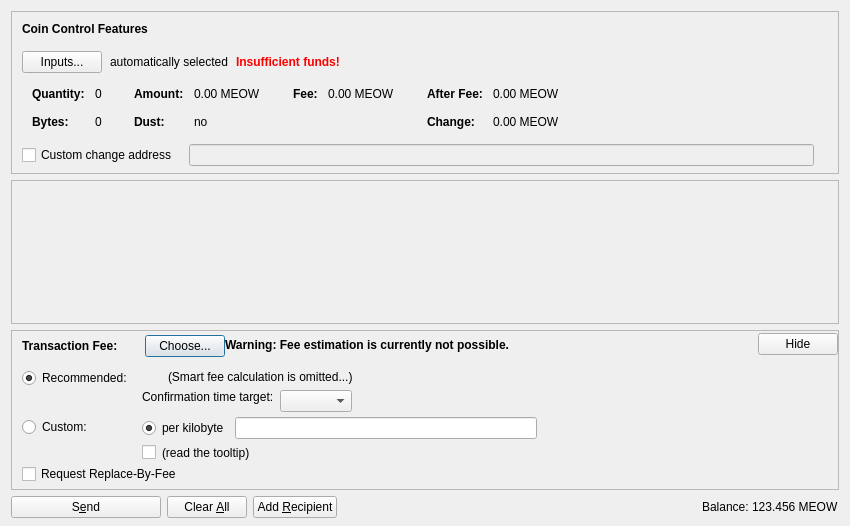
<?xml version="1.0" encoding="UTF-8"?>
<ui version="4.0">
 <class>SendCoinsDialog</class>
 <widget class="QDialog" name="SendCoinsDialog">
  <property name="geometry">
   <rect>
    <x>0</x>
    <y>0</y>
    <width>850</width>
    <height>526</height>
   </rect>
  </property>
  <property name="windowTitle">
   <string>Send Coins</string>
  </property>
  <layout class="QVBoxLayout" name="verticalLayout" stretch="0,1,0,0">
   <property name="bottomMargin">
    <number>8</number>
   </property>
   <item>
    <widget class="QFrame" name="frameCoinControl">
     <property name="sizePolicy">
      <sizepolicy hsizetype="Expanding" vsizetype="Expanding">
       <horstretch>0</horstretch>
       <verstretch>0</verstretch>
      </sizepolicy>
     </property>
     <property name="maximumSize">
      <size>
       <width>16777215</width>
       <height>16777215</height>
      </size>
     </property>
     <property name="frameShape">
      <enum>QFrame::StyledPanel</enum>
     </property>
     <property name="frameShadow">
      <enum>QFrame::Sunken</enum>
     </property>
     <layout class="QVBoxLayout" name="verticalLayoutCoinControl2">
      <property name="spacing">
       <number>0</number>
      </property>
      <property name="leftMargin">
       <number>0</number>
      </property>
      <property name="topMargin">
       <number>0</number>
      </property>
      <property name="rightMargin">
       <number>0</number>
      </property>
      <property name="bottomMargin">
       <number>6</number>
      </property>
      <item>
       <layout class="QVBoxLayout" name="verticalLayoutCoinControl" stretch="0,0,0,0,1">
        <property name="spacing">
         <number>0</number>
        </property>
        <property name="leftMargin">
         <number>10</number>
        </property>
        <property name="topMargin">
         <number>10</number>
        </property>
        <item>
         <layout class="QHBoxLayout" name="horizontalLayoutCoinControl1">
          <property name="bottomMargin">
           <number>15</number>
          </property>
          <item>
           <widget class="QLabel" name="labelCoinControlFeatures">
            <property name="sizePolicy">
             <sizepolicy hsizetype="Preferred" vsizetype="Maximum">
              <horstretch>0</horstretch>
              <verstretch>0</verstretch>
             </sizepolicy>
            </property>
            <property name="font">
             <font>
              <weight>75</weight>
              <bold>true</bold>
             </font>
            </property>
            <property name="styleSheet">
             <string notr="true">font-weight:bold;</string>
            </property>
            <property name="text">
             <string>Coin Control Features</string>
            </property>
           </widget>
          </item>
         </layout>
        </item>
        <item>
         <layout class="QHBoxLayout" name="horizontalLayoutCoinControl2" stretch="0,0,0,0">
          <property name="spacing">
           <number>8</number>
          </property>
          <property name="bottomMargin">
           <number>10</number>
          </property>
          <item>
           <widget class="QPushButton" name="pushButtonCoinControl">
            <property name="styleSheet">
             <string notr="true"/>
            </property>
            <property name="text">
             <string>Inputs...</string>
            </property>
            <property name="autoDefault">
             <bool>false</bool>
            </property>
           </widget>
          </item>
          <item>
           <widget class="QLabel" name="labelCoinControlAutomaticallySelected">
            <property name="text">
             <string>automatically selected</string>
            </property>
            <property name="margin">
             <number>5</number>
            </property>
           </widget>
          </item>
          <item>
           <widget class="QLabel" name="labelCoinControlInsuffFunds">
            <property name="font">
             <font>
              <weight>75</weight>
              <bold>true</bold>
             </font>
            </property>
            <property name="styleSheet">
             <string notr="true">color:red;font-weight:bold;</string>
            </property>
            <property name="text">
             <string>Insufficient funds!</string>
            </property>
            <property name="margin">
             <number>5</number>
            </property>
           </widget>
          </item>
          <item>
           <spacer name="horizontalSpacerCoinControl">
            <property name="orientation">
             <enum>Qt::Horizontal</enum>
            </property>
            <property name="sizeHint" stdset="0">
             <size>
              <width>40</width>
              <height>1</height>
             </size>
            </property>
           </spacer>
          </item>
         </layout>
        </item>
        <item>
         <widget class="QWidget" name="widgetCoinControl" native="true">
          <property name="sizePolicy">
           <sizepolicy hsizetype="Preferred" vsizetype="Preferred">
            <horstretch>0</horstretch>
            <verstretch>0</verstretch>
           </sizepolicy>
          </property>
          <property name="minimumSize">
           <size>
            <width>0</width>
            <height>0</height>
           </size>
          </property>
          <property name="styleSheet">
           <string notr="true"/>
          </property>
          <layout class="QHBoxLayout" name="horizontalLayoutCoinControl5">
           <property name="leftMargin">
            <number>0</number>
           </property>
           <property name="topMargin">
            <number>0</number>
           </property>
           <property name="rightMargin">
            <number>0</number>
           </property>
           <property name="bottomMargin">
            <number>0</number>
           </property>
           <item>
            <layout class="QHBoxLayout" name="horizontalLayoutCoinControl3" stretch="0,0,0,1">
             <property name="spacing">
              <number>20</number>
             </property>
             <property name="topMargin">
              <number>0</number>
             </property>
             <property name="bottomMargin">
              <number>10</number>
             </property>
             <item>
              <layout class="QFormLayout" name="formLayoutCoinControl1">
               <property name="horizontalSpacing">
                <number>10</number>
               </property>
               <property name="verticalSpacing">
                <number>14</number>
               </property>
               <property name="leftMargin">
                <number>10</number>
               </property>
               <property name="topMargin">
                <number>4</number>
               </property>
               <property name="rightMargin">
                <number>6</number>
               </property>
               <item row="0" column="0">
                <widget class="QLabel" name="labelCoinControlQuantityText">
                 <property name="font">
                  <font>
                   <weight>75</weight>
                   <bold>true</bold>
                  </font>
                 </property>
                 <property name="text">
                  <string>Quantity:</string>
                 </property>
                 <property name="margin">
                  <number>0</number>
                 </property>
                </widget>
               </item>
               <item row="0" column="1">
                <widget class="QLabel" name="labelCoinControlQuantity">
                 <property name="cursor">
                  <cursorShape>IBeamCursor</cursorShape>
                 </property>
                 <property name="contextMenuPolicy">
                  <enum>Qt::ActionsContextMenu</enum>
                 </property>
                 <property name="text">
                  <string notr="true">0</string>
                 </property>
                 <property name="margin">
                  <number>0</number>
                 </property>
                 <property name="textInteractionFlags">
                  <set>Qt::LinksAccessibleByMouse|Qt::TextSelectableByKeyboard|Qt::TextSelectableByMouse</set>
                 </property>
                </widget>
               </item>
               <item row="1" column="0">
                <widget class="QLabel" name="labelCoinControlBytesText">
                 <property name="font">
                  <font>
                   <weight>75</weight>
                   <bold>true</bold>
                  </font>
                 </property>
                 <property name="text">
                  <string>Bytes:</string>
                 </property>
                </widget>
               </item>
               <item row="1" column="1">
                <widget class="QLabel" name="labelCoinControlBytes">
                 <property name="cursor">
                  <cursorShape>IBeamCursor</cursorShape>
                 </property>
                 <property name="contextMenuPolicy">
                  <enum>Qt::ActionsContextMenu</enum>
                 </property>
                 <property name="text">
                  <string notr="true">0</string>
                 </property>
                 <property name="textInteractionFlags">
                  <set>Qt::LinksAccessibleByMouse|Qt::TextSelectableByKeyboard|Qt::TextSelectableByMouse</set>
                 </property>
                </widget>
               </item>
              </layout>
             </item>
             <item>
              <layout class="QFormLayout" name="formLayoutCoinControl2">
               <property name="horizontalSpacing">
                <number>10</number>
               </property>
               <property name="verticalSpacing">
                <number>14</number>
               </property>
               <property name="leftMargin">
                <number>6</number>
               </property>
               <property name="topMargin">
                <number>4</number>
               </property>
               <property name="rightMargin">
                <number>6</number>
               </property>
               <item row="0" column="0">
                <widget class="QLabel" name="labelCoinControlAmountText">
                 <property name="font">
                  <font>
                   <weight>75</weight>
                   <bold>true</bold>
                  </font>
                 </property>
                 <property name="text">
                  <string>Amount:</string>
                 </property>
                 <property name="margin">
                  <number>0</number>
                 </property>
                </widget>
               </item>
               <item row="0" column="1">
                <widget class="QLabel" name="labelCoinControlAmount">
                 <property name="cursor">
                  <cursorShape>IBeamCursor</cursorShape>
                 </property>
                 <property name="contextMenuPolicy">
                  <enum>Qt::ActionsContextMenu</enum>
                 </property>
                 <property name="text">
                  <string notr="true">0.00 MEOW</string>
                 </property>
                 <property name="textInteractionFlags">
                  <set>Qt::LinksAccessibleByMouse|Qt::TextSelectableByKeyboard|Qt::TextSelectableByMouse</set>
                 </property>
                </widget>
               </item>
               <item row="1" column="0">
                <widget class="QLabel" name="labelCoinControlLowOutputText">
                 <property name="font">
                  <font>
                   <weight>75</weight>
                   <bold>true</bold>
                  </font>
                 </property>
                 <property name="text">
                  <string>Dust:</string>
                 </property>
                </widget>
               </item>
               <item row="1" column="1">
                <widget class="QLabel" name="labelCoinControlLowOutput">
                 <property name="cursor">
                  <cursorShape>IBeamCursor</cursorShape>
                 </property>
                 <property name="contextMenuPolicy">
                  <enum>Qt::ActionsContextMenu</enum>
                 </property>
                 <property name="text">
                  <string notr="true">no</string>
                 </property>
                 <property name="textInteractionFlags">
                  <set>Qt::LinksAccessibleByMouse|Qt::TextSelectableByKeyboard|Qt::TextSelectableByMouse</set>
                 </property>
                </widget>
               </item>
              </layout>
             </item>
             <item>
              <layout class="QFormLayout" name="formLayoutCoinControl3">
               <property name="horizontalSpacing">
                <number>10</number>
               </property>
               <property name="verticalSpacing">
                <number>14</number>
               </property>
               <property name="leftMargin">
                <number>6</number>
               </property>
               <property name="topMargin">
                <number>4</number>
               </property>
               <property name="rightMargin">
                <number>6</number>
               </property>
               <item row="0" column="0">
                <widget class="QLabel" name="labelCoinControlFeeText">
                 <property name="font">
                  <font>
                   <weight>75</weight>
                   <bold>true</bold>
                  </font>
                 </property>
                 <property name="text">
                  <string>Fee:</string>
                 </property>
                 <property name="margin">
                  <number>0</number>
                 </property>
                </widget>
               </item>
               <item row="0" column="1">
                <widget class="QLabel" name="labelCoinControlFee">
                 <property name="cursor">
                  <cursorShape>IBeamCursor</cursorShape>
                 </property>
                 <property name="contextMenuPolicy">
                  <enum>Qt::ActionsContextMenu</enum>
                 </property>
                 <property name="text">
                  <string notr="true">0.00 MEOW</string>
                 </property>
                 <property name="textInteractionFlags">
                  <set>Qt::LinksAccessibleByMouse|Qt::TextSelectableByKeyboard|Qt::TextSelectableByMouse</set>
                 </property>
                </widget>
               </item>
              </layout>
             </item>
             <item>
              <layout class="QFormLayout" name="formLayoutCoinControl4">
               <property name="horizontalSpacing">
                <number>10</number>
               </property>
               <property name="verticalSpacing">
                <number>14</number>
               </property>
               <property name="leftMargin">
                <number>6</number>
               </property>
               <property name="topMargin">
                <number>4</number>
               </property>
               <property name="rightMargin">
                <number>6</number>
               </property>
               <item row="0" column="0">
                <widget class="QLabel" name="labelCoinControlAfterFeeText">
                 <property name="font">
                  <font>
                   <weight>75</weight>
                   <bold>true</bold>
                  </font>
                 </property>
                 <property name="text">
                  <string>After Fee:</string>
                 </property>
                 <property name="margin">
                  <number>0</number>
                 </property>
                </widget>
               </item>
               <item row="0" column="1">
                <widget class="QLabel" name="labelCoinControlAfterFee">
                 <property name="cursor">
                  <cursorShape>IBeamCursor</cursorShape>
                 </property>
                 <property name="contextMenuPolicy">
                  <enum>Qt::ActionsContextMenu</enum>
                 </property>
                 <property name="text">
                  <string notr="true">0.00 MEOW</string>
                 </property>
                 <property name="textInteractionFlags">
                  <set>Qt::LinksAccessibleByMouse|Qt::TextSelectableByKeyboard|Qt::TextSelectableByMouse</set>
                 </property>
                </widget>
               </item>
               <item row="1" column="0">
                <widget class="QLabel" name="labelCoinControlChangeText">
                 <property name="font">
                  <font>
                   <weight>75</weight>
                   <bold>true</bold>
                  </font>
                 </property>
                 <property name="text">
                  <string>Change:</string>
                 </property>
                </widget>
               </item>
               <item row="1" column="1">
                <widget class="QLabel" name="labelCoinControlChange">
                 <property name="cursor">
                  <cursorShape>IBeamCursor</cursorShape>
                 </property>
                 <property name="contextMenuPolicy">
                  <enum>Qt::ActionsContextMenu</enum>
                 </property>
                 <property name="text">
                  <string notr="true">0.00 MEOW</string>
                 </property>
                 <property name="textInteractionFlags">
                  <set>Qt::LinksAccessibleByMouse|Qt::TextSelectableByKeyboard|Qt::TextSelectableByMouse</set>
                 </property>
                </widget>
               </item>
              </layout>
             </item>
            </layout>
           </item>
          </layout>
         </widget>
        </item>
        <item>
         <layout class="QHBoxLayout" name="horizontalLayoutCoinControl4" stretch="0,0,0">
          <property name="spacing">
           <number>12</number>
          </property>
          <property name="sizeConstraint">
           <enum>QLayout::SetDefaultConstraint</enum>
          </property>
          <property name="topMargin">
           <number>5</number>
          </property>
          <property name="rightMargin">
           <number>5</number>
          </property>
          <item>
           <widget class="QCheckBox" name="checkBoxCoinControlChange">
            <property name="toolTip">
             <string>If this is activated, but the change address is empty or invalid, change will be sent to a newly generated address.</string>
            </property>
            <property name="text">
             <string>Custom change address</string>
            </property>
           </widget>
          </item>
          <item>
           <widget class="QValidatedLineEdit" name="lineEditCoinControlChange">
            <property name="enabled">
             <bool>false</bool>
            </property>
            <property name="sizePolicy">
             <sizepolicy hsizetype="Expanding" vsizetype="Fixed">
              <horstretch>0</horstretch>
              <verstretch>0</verstretch>
             </sizepolicy>
            </property>
           </widget>
          </item>
          <item>
           <widget class="QLabel" name="labelCoinControlChangeLabel">
            <property name="sizePolicy">
             <sizepolicy hsizetype="Preferred" vsizetype="Expanding">
              <horstretch>0</horstretch>
              <verstretch>0</verstretch>
             </sizepolicy>
            </property>
            <property name="minimumSize">
             <size>
              <width>0</width>
              <height>0</height>
             </size>
            </property>
            <property name="text">
             <string/>
            </property>
            <property name="margin">
             <number>3</number>
            </property>
           </widget>
          </item>
         </layout>
        </item>
        <item>
         <spacer name="verticalSpacerCoinControl">
          <property name="orientation">
           <enum>Qt::Vertical</enum>
          </property>
          <property name="sizeHint" stdset="0">
           <size>
            <width>800</width>
            <height>1</height>
           </size>
          </property>
         </spacer>
        </item>
       </layout>
      </item>
     </layout>
    </widget>
   </item>
   <item>
    <widget class="QScrollArea" name="scrollArea">
     <property name="widgetResizable">
      <bool>true</bool>
     </property>
     <widget class="QWidget" name="scrollAreaWidgetContents">
      <property name="geometry">
       <rect>
        <x>0</x>
        <y>0</y>
        <width>830</width>
        <height>104</height>
       </rect>
      </property>
      <layout class="QVBoxLayout" name="verticalLayout_2" stretch="0,1">
       <property name="leftMargin">
        <number>0</number>
       </property>
       <property name="topMargin">
        <number>0</number>
       </property>
       <property name="rightMargin">
        <number>0</number>
       </property>
       <property name="bottomMargin">
        <number>0</number>
       </property>
       <item>
        <layout class="QVBoxLayout" name="entries">
         <property name="spacing">
          <number>6</number>
         </property>
        </layout>
       </item>
       <item>
        <spacer name="verticalSpacer">
         <property name="orientation">
          <enum>Qt::Vertical</enum>
         </property>
         <property name="sizeHint" stdset="0">
          <size>
           <width>20</width>
           <height>40</height>
          </size>
         </property>
        </spacer>
       </item>
      </layout>
     </widget>
    </widget>
   </item>
   <item>
    <widget class="QFrame" name="frameFee">
     <property name="sizePolicy">
      <sizepolicy hsizetype="Expanding" vsizetype="Expanding">
       <horstretch>0</horstretch>
       <verstretch>0</verstretch>
      </sizepolicy>
     </property>
     <property name="maximumSize">
      <size>
       <width>16777215</width>
       <height>16777215</height>
      </size>
     </property>
     <property name="frameShape">
      <enum>QFrame::StyledPanel</enum>
     </property>
     <property name="frameShadow">
      <enum>QFrame::Sunken</enum>
     </property>
     <layout class="QVBoxLayout" name="verticalLayoutFee1">
      <property name="spacing">
       <number>0</number>
      </property>
      <property name="leftMargin">
       <number>0</number>
      </property>
      <property name="topMargin">
       <number>0</number>
      </property>
      <property name="rightMargin">
       <number>0</number>
      </property>
      <property name="bottomMargin">
       <number>0</number>
      </property>
      <item>
       <layout class="QVBoxLayout" name="verticalLayoutFee2" stretch="0,0,0">
        <property name="spacing">
         <number>0</number>
        </property>
        <property name="leftMargin">
         <number>10</number>
        </property>
        <property name="topMargin">
         <number>0</number>
        </property>
        <item>
         <layout class="QHBoxLayout" name="horizontalLayoutFee1">
          <property name="bottomMargin">
           <number>0</number>
          </property>
          <item>
           <layout class="QVBoxLayout" name="verticalLayoutFee7">
            <property name="spacing">
             <number>0</number>
            </property>
            <item>
             <spacer name="verticalSpacerSmartFee">
              <property name="orientation">
               <enum>Qt::Vertical</enum>
              </property>
              <property name="sizeType">
               <enum>QSizePolicy::Fixed</enum>
              </property>
              <property name="sizeHint" stdset="0">
               <size>
                <width>1</width>
                <height>4</height>
               </size>
              </property>
             </spacer>
            </item>
            <item>
             <layout class="QHBoxLayout" name="horizontalLayoutSmartFee">
              <property name="spacing">
               <number>10</number>
              </property>
              <item>
               <widget class="QLabel" name="labelFeeHeadline">
                <property name="sizePolicy">
                 <sizepolicy hsizetype="Preferred" vsizetype="Maximum">
                  <horstretch>0</horstretch>
                  <verstretch>0</verstretch>
                 </sizepolicy>
                </property>
                <property name="font">
                 <font>
                  <weight>75</weight>
                  <bold>true</bold>
                 </font>
                </property>
                <property name="styleSheet">
                 <string notr="true">font-weight:bold;</string>
                </property>
                <property name="text">
                 <string>Transaction Fee:</string>
                </property>
               </widget>
              </item>
              <item>
               <widget class="QLabel" name="labelFeeMinimized">
                <property name="text">
                 <string/>
                </property>
               </widget>
              </item>
              <item>
               <widget class="QPushButton" name="buttonChooseFee">
                <property name="text">
                 <string>Choose...</string>
                </property>
               </widget>
              </item>
             </layout>
            </item>
            <item>
             <spacer name="verticalSpacer_5">
              <property name="orientation">
               <enum>Qt::Vertical</enum>
              </property>
              <property name="sizeHint" stdset="0">
               <size>
                <width>1</width>
                <height>1</height>
               </size>
              </property>
             </spacer>
            </item>
           </layout>
          </item>
          <item>
           <widget class="QLabel" name="fallbackFeeWarningLabel">
            <property name="toolTip">
             <string>Using the fallbackfee can result in sending a transaction that will take several hours or days (or never) to confirm. Consider choosing your fee manually or wait until you have validated the complete chain.</string>
            </property>
            <property name="font">
            <font>
                <weight>75</weight>
                <bold>true</bold>
            </font>
            </property>
            <property name="text">
             <string>Warning: Fee estimation is currently not possible.</string>
            </property>
            <property name="wordWrap">
             <bool>false</bool>
            </property>
           </widget>
          </item>
          <item>
           <spacer name="horizontalSpacer_4">
            <property name="orientation">
             <enum>Qt::Horizontal</enum>
            </property>
            <property name="sizeType">
             <enum>QSizePolicy::MinimumExpanding</enum>
            </property>
            <property name="sizeHint" stdset="0">
             <size>
              <width>40</width>
              <height>20</height>
             </size>
            </property>
           </spacer>
          </item>
          <item>
           <widget class="QPushButton" name="buttonMinimizeFee">
            <property name="toolTip">
             <string>collapse fee-settings</string>
            </property>
            <property name="text">
             <string>Hide</string>
            </property>
           </widget>
          </item>
         </layout>
        </item>
        <item>
         <widget class="QFrame" name="frameFeeSelection">
          <layout class="QVBoxLayout" name="verticalLayoutFee12">
           <property name="spacing">
            <number>0</number>
           </property>
           <property name="leftMargin">
            <number>0</number>
           </property>
           <property name="topMargin">
            <number>0</number>
           </property>
           <property name="rightMargin">
            <number>0</number>
           </property>
           <property name="bottomMargin">
            <number>0</number>
           </property>
           <item>
            <layout class="QGridLayout" name="gridLayoutFee">
             <property name="topMargin">
              <number>10</number>
             </property>
             <property name="bottomMargin">
              <number>4</number>
             </property>
             <property name="horizontalSpacing">
              <number>10</number>
             </property>
             <property name="verticalSpacing">
              <number>4</number>
             </property>
             <item row="1" column="1">
              <layout class="QVBoxLayout" name="verticalLayoutFee8">
               <property name="spacing">
                <number>6</number>
               </property>
               <item>
                <layout class="QHBoxLayout" name="horizontalLayoutFee13">
                 <item>
                  <widget class="QRadioButton" name="radioCustomPerKilobyte">
                   <property name="toolTip">
                    <string>If the custom fee is set to 1000 satoshis and the transaction is only 250 bytes, then &quot;per kilobyte&quot; only pays 250 satoshis in fee, while &quot;total at least&quot; pays 1000 satoshis. For transactions bigger than a kilobyte both pay by kilobyte.</string>
                   </property>
                   <property name="text">
                    <string>per kilobyte</string>
                   </property>
                   <property name="checked">
                    <bool>true</bool>
                   </property>
                   <attribute name="buttonGroup">
                    <string notr="true">groupCustomFee</string>
                   </attribute>
                  </widget>
                 </item>
                 <item>
                  <widget class="BitcoinAmountField" name="customFee"/>
                 </item>
                 <item>
                  <spacer name="horizontalSpacer_6">
                   <property name="orientation">
                    <enum>Qt::Horizontal</enum>
                   </property>
                   <property name="sizeHint" stdset="0">
                    <size>
                     <width>1</width>
                     <height>1</height>
                    </size>
                   </property>
                  </spacer>
                 </item>
                </layout>
               </item>
               <item>
                <layout class="QHBoxLayout" name="horizontalLayoutFee8">
                 <item>
                  <widget class="QCheckBox" name="checkBoxMinimumFee">
                   <property name="toolTip">
                    <string>Paying only the minimum fee is just fine as long as there is less transaction volume than space in the blocks. But be aware that this can end up in a never confirming transaction once there is more demand for lynx transactions than the network can process.</string>
                   </property>
                   <property name="text">
                    <string/>
                   </property>
                  </widget>
                 </item>
                 <item>
                  <widget class="QLabel" name="labelMinFeeWarning">
                   <property name="enabled">
                    <bool>true</bool>
                   </property>
                   <property name="toolTip">
                    <string>Paying only the minimum fee is just fine as long as there is less transaction volume than space in the blocks. But be aware that this can end up in a never confirming transaction once there is more demand for lynx transactions than the network can process.</string>
                   </property>
                   <property name="text">
                    <string>(read the tooltip)</string>
                   </property>
                   <property name="margin">
                    <number>5</number>
                   </property>
                  </widget>
                 </item>
                 <item>
                  <spacer name="horizontalSpacer_2">
                   <property name="orientation">
                    <enum>Qt::Horizontal</enum>
                   </property>
                   <property name="sizeHint" stdset="0">
                    <size>
                     <width>1</width>
                     <height>1</height>
                    </size>
                   </property>
                  </spacer>
                 </item>
                </layout>
               </item>
              </layout>
             </item>
             <item row="0" column="0">
              <layout class="QVBoxLayout" name="verticalLayoutFee4" stretch="0,1">
               <item>
                <widget class="QRadioButton" name="radioSmartFee">
                 <property name="text">
                  <string>Recommended:</string>
                 </property>
                 <property name="checked">
                  <bool>true</bool>
                 </property>
                 <attribute name="buttonGroup">
                  <string notr="true">groupFee</string>
                 </attribute>
                </widget>
               </item>
               <item>
                <spacer name="verticalSpacer_2">
                 <property name="orientation">
                  <enum>Qt::Vertical</enum>
                 </property>
                 <property name="sizeHint" stdset="0">
                  <size>
                   <width>1</width>
                   <height>1</height>
                  </size>
                 </property>
                </spacer>
               </item>
              </layout>
             </item>
             <item row="1" column="0">
              <layout class="QVBoxLayout" name="verticalLayoutFee9" stretch="0,1">
               <item>
                <widget class="QRadioButton" name="radioCustomFee">
                 <property name="text">
                  <string>Custom:</string>
                 </property>
                 <attribute name="buttonGroup">
                  <string notr="true">groupFee</string>
                 </attribute>
                </widget>
               </item>
               <item>
                <spacer name="verticalSpacer_6">
                 <property name="orientation">
                  <enum>Qt::Vertical</enum>
                 </property>
                 <property name="sizeHint" stdset="0">
                  <size>
                   <width>1</width>
                   <height>1</height>
                  </size>
                 </property>
                </spacer>
               </item>
              </layout>
             </item>
             <item row="0" column="1">
              <layout class="QVBoxLayout" name="verticalLayoutFee3" stretch="0,0,1">
               <property name="spacing">
                <number>6</number>
               </property>
               <property name="topMargin">
                <number>2</number>
               </property>
               <item>
                <layout class="QHBoxLayout" name="horizontalLayoutFee12">
                 <item>
                  <widget class="QLabel" name="labelSmartFee">
                   <property name="text">
                    <string/>
                   </property>
                   <property name="margin">
                    <number>2</number>
                   </property>
                  </widget>
                 </item>
                 <item>
                  <widget class="QLabel" name="labelFeeEstimation">
                   <property name="text">
                    <string/>
                   </property>
                  </widget>
                 </item>
                 <item>
                  <widget class="QLabel" name="labelSmartFee2">
                   <property name="text">
                    <string>(Smart fee calculation is omitted...)</string>
                   </property>
                   <property name="margin">
                    <number>2</number>
                   </property>
                  </widget>
                 </item>
                 <item>
                  <spacer name="horizontalSpacer_5">
                   <property name="orientation">
                    <enum>Qt::Horizontal</enum>
                   </property>
                   <property name="sizeHint" stdset="0">
                    <size>
                     <width>1</width>
                     <height>1</height>
                    </size>
                   </property>
                  </spacer>
                 </item>
                </layout>
               </item>
               <item>
                <layout class="QHBoxLayout" name="horizontalLayoutFee9">
                 <item>
                  <layout class="QVBoxLayout" name="verticalLayoutFee6">
                   <item>
                    <widget class="QLabel" name="labelSmartFee3">
                     <property name="text">
                      <string>Confirmation time target:</string>
                     </property>
                     <property name="margin">
                      <number>2</number>
                     </property>
                    </widget>
                   </item>
                   <item>
                    <spacer name="verticalSpacer_3">
                     <property name="orientation">
                      <enum>Qt::Vertical</enum>
                     </property>
                     <property name="sizeHint" stdset="0">
                      <size>
                       <width>1</width>
                       <height>1</height>
                      </size>
                     </property>
                    </spacer>
                   </item>
                  </layout>
                 </item>
                 <item>
                  <layout class="QVBoxLayout" name="verticalLayoutFee5">
                   <property name="rightMargin">
                    <number>30</number>
                   </property>
                   <item>
                    <layout class="QHBoxLayout" name="horizontalLayoutConfTarget">
                     <property name="bottomMargin">
                      <number>0</number>
                     </property>
                     <item>
                      <widget class="QComboBox" name="confTargetSelector"/>
                     </item>
                     <item>
                      <spacer name="horizontalSpacerConfTarget">
                       <property name="orientation">
                        <enum>Qt::Horizontal</enum>
                       </property>
                       <property name="sizeHint" stdset="0">
                        <size>
                         <width>40</width>
                         <height>20</height>
                        </size>
                       </property>
                      </spacer>
                     </item>
                    </layout>
                   </item>
                  </layout>
                 </item>
                </layout>
               </item>
               <item>
                <spacer name="verticalSpacer_4">
                 <property name="orientation">
                  <enum>Qt::Vertical</enum>
                 </property>
                 <property name="sizeHint" stdset="0">
                  <size>
                   <width>1</width>
                   <height>1</height>
                  </size>
                 </property>
                </spacer>
               </item>
              </layout>
             </item>
            </layout>
           </item>
           <item>
            <widget class="QCheckBox" name="optInRBF">
             <property name="text">
              <string>Request Replace-By-Fee</string>
             </property>
             <property name="toolTip">
              <string>Indicates that the sender may wish to replace this transaction with a new one paying higher fees (prior to being confirmed).</string>
             </property>
            </widget>
           </item>
          </layout>
         </widget>
        </item>
        <item>
         <spacer name="verticalSpacerFee">
          <property name="orientation">
           <enum>Qt::Vertical</enum>
          </property>
          <property name="sizeHint" stdset="0">
           <size>
            <width>40</width>
            <height>5</height>
           </size>
          </property>
         </spacer>
        </item>
       </layout>
      </item>
     </layout>
    </widget>
   </item>
   <item>
    <layout class="QHBoxLayout" name="horizontalLayout">
     <item>
      <widget class="QPushButton" name="sendButton">
       <property name="minimumSize">
        <size>
         <width>150</width>
         <height>0</height>
        </size>
       </property>
       <property name="toolTip">
        <string>Confirm the send action</string>
       </property>
       <property name="text">
        <string>S&amp;end</string>
       </property>
       <property name="icon">
        <iconset resource="../bitcoin.qrc">
         <normaloff>:/icons/send</normaloff>:/icons/send</iconset>
       </property>
       <property name="autoDefault">
        <bool>false</bool>
       </property>
       <property name="default">
        <bool>false</bool>
       </property>
      </widget>
     </item>
     <item>
      <widget class="QPushButton" name="clearButton">
       <property name="sizePolicy">
        <sizepolicy hsizetype="Minimum" vsizetype="Fixed">
         <horstretch>0</horstretch>
         <verstretch>0</verstretch>
        </sizepolicy>
       </property>
       <property name="toolTip">
        <string>Clear all fields of the form.</string>
       </property>
       <property name="text">
        <string>Clear &amp;All</string>
       </property>
       <property name="icon">
        <iconset resource="../bitcoin.qrc">
         <normaloff>:/icons/remove</normaloff>:/icons/remove</iconset>
       </property>
       <property name="autoDefault">
        <bool>false</bool>
       </property>
      </widget>
     </item>
     <item>
      <widget class="QPushButton" name="addButton">
       <property name="toolTip">
        <string>Send to multiple recipients at once</string>
       </property>
       <property name="text">
        <string>Add &amp;Recipient</string>
       </property>
       <property name="icon">
        <iconset resource="../bitcoin.qrc">
         <normaloff>:/icons/add</normaloff>:/icons/add</iconset>
       </property>
       <property name="autoDefault">
        <bool>false</bool>
       </property>
      </widget>
     </item>
     <item>
      <spacer name="horizontalSpacer">
       <property name="orientation">
        <enum>Qt::Horizontal</enum>
       </property>
       <property name="sizeHint" stdset="0">
        <size>
         <width>40</width>
         <height>20</height>
        </size>
       </property>
      </spacer>
     </item>
     <item>
      <layout class="QHBoxLayout" name="horizontalLayout_2">
       <property name="spacing">
        <number>3</number>
       </property>
       <item>
        <widget class="QLabel" name="label">
         <property name="sizePolicy">
          <sizepolicy hsizetype="Preferred" vsizetype="Fixed">
           <horstretch>0</horstretch>
           <verstretch>0</verstretch>
          </sizepolicy>
         </property>
         <property name="text">
          <string>Balance:</string>
         </property>
        </widget>
       </item>
       <item>
        <widget class="QLabel" name="labelBalance">
         <property name="sizePolicy">
          <sizepolicy hsizetype="Preferred" vsizetype="Fixed">
           <horstretch>0</horstretch>
           <verstretch>0</verstretch>
          </sizepolicy>
         </property>
         <property name="cursor">
          <cursorShape>IBeamCursor</cursorShape>
         </property>
         <property name="text">
          <string notr="true">123.456 MEOW</string>
         </property>
         <property name="textInteractionFlags">
          <set>Qt::LinksAccessibleByMouse|Qt::TextSelectableByKeyboard|Qt::TextSelectableByMouse</set>
         </property>
        </widget>
       </item>
      </layout>
     </item>
    </layout>
   </item>
  </layout>
 </widget>
 <customwidgets>
  <customwidget>
   <class>QValidatedLineEdit</class>
   <extends>QLineEdit</extends>
   <header>qvalidatedlineedit.h</header>
  </customwidget>
  <customwidget>
   <class>BitcoinAmountField</class>
   <extends>QLineEdit</extends>
   <header>bitcoinamountfield.h</header>
   <container>1</container>
  </customwidget>
 </customwidgets>
 <resources>
  <include location="../bitcoin.qrc"/>
 </resources>
 <connections/>
 <buttongroups>
  <buttongroup name="groupFee"/>
  <buttongroup name="groupCustomFee"/>
 </buttongroups>
</ui>
